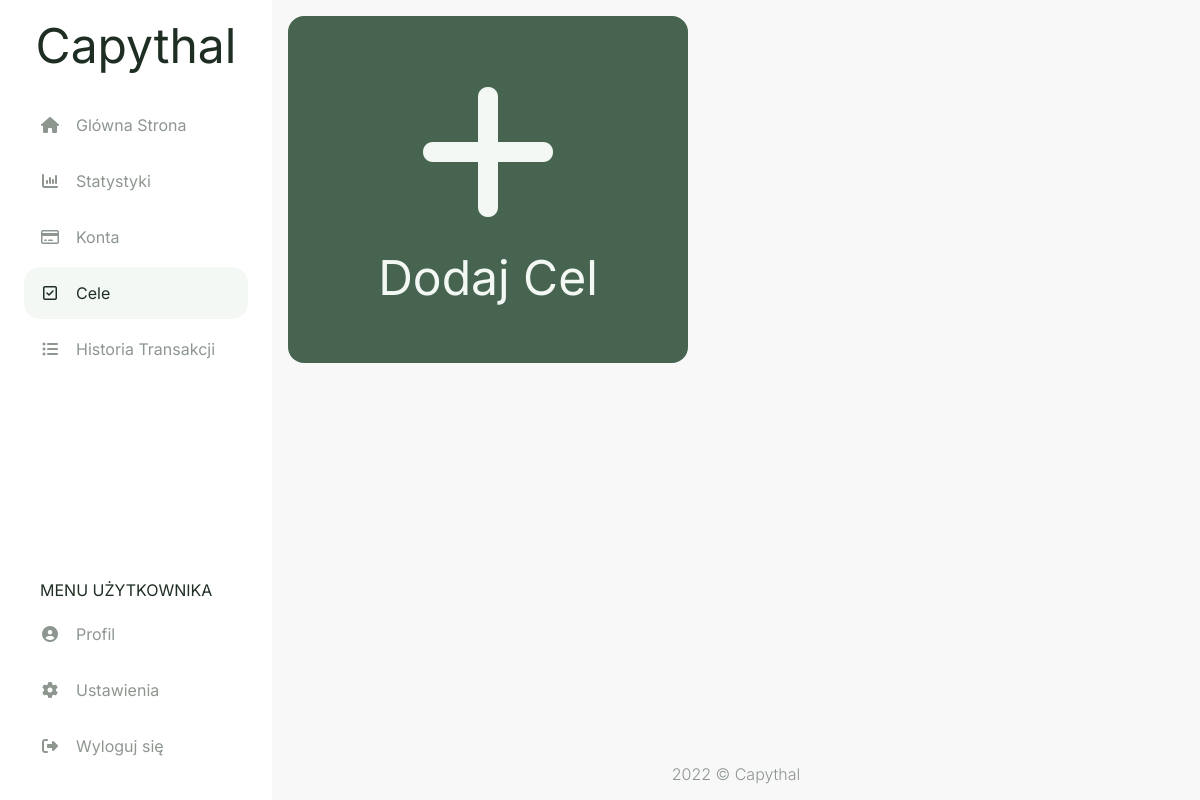
The page /goals (signed in) on the database as committed earlier.
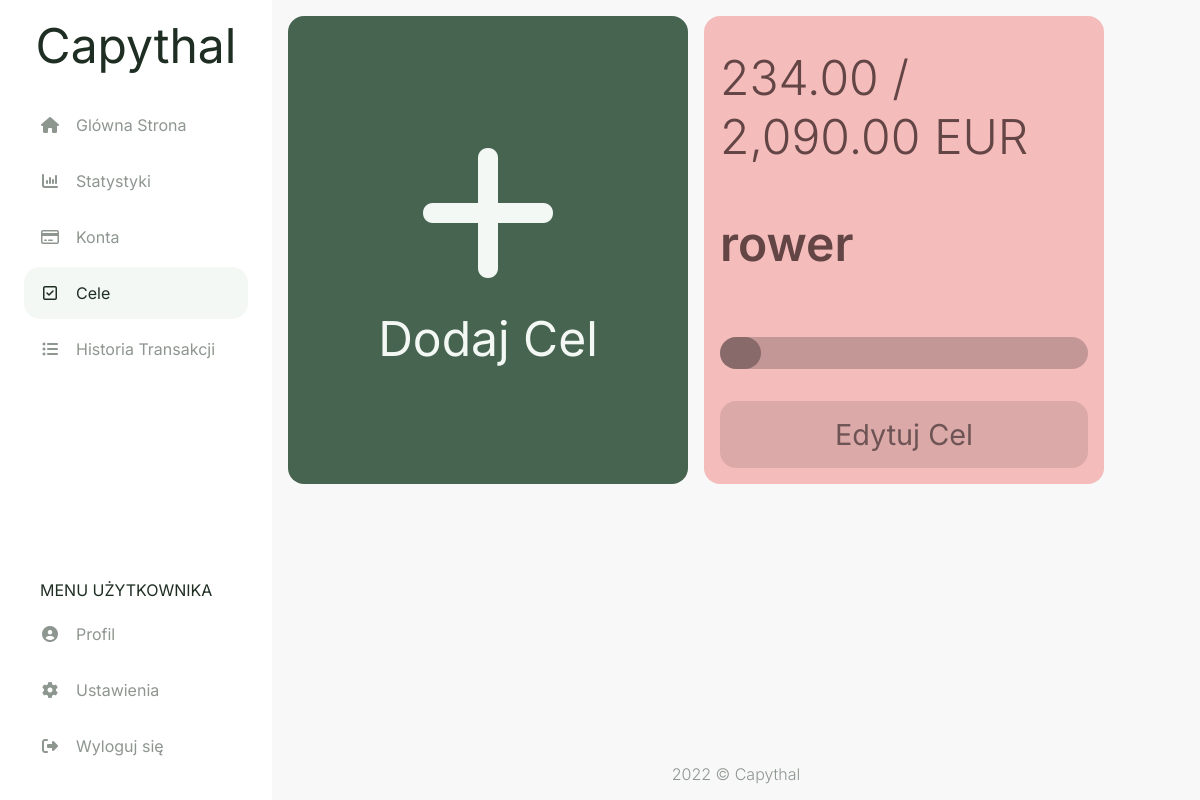
The same page on the database as committed later.
### capythal/models.py (models this page shows, shortened)
class goal(db.Model):
    id = db.Column(db.Integer, primary_key=True)
    account_id = db.Column(db.Integer, db.ForeignKey('account.id'), nullable=False)
    style_id = db.Column(db.Integer, db.ForeignKey('style.id'), nullable=False)
    name = db.Column(db.String(50), nullable=False)
    amount_req = db.Column(db.Numeric(12,2), nullable=False)
    amount_avb = db.Column(db.Numeric(12,2), nullable=False)

class currency(db.Model):
    id = db.Column(db.Integer, primary_key=True)
    name = db.Column(db.String(20), nullable=False)
    account = db.relationship("account", backref="currency", lazy=True)
    settings = db.relationship("settings", backref="currency", lazy=True)

### capythal/routes.py (the view, shortened to what this page needs)
@app.route('/goals', methods=['GET', 'POST'])
@login_required
def goals():
    form_add = addGoalForm()
    form_edit = editGoalForm()
    goals = db.session.query(goal,account,currency,style).join(account, goal.account_id==account.id).join(currency, currency.id==account.currency_id).join(style, goal.style_id==style.id).filter(account.user_id == current_user.id)
    user_accs = db.session.query(account,acc_type).join(acc_type).join(style).filter(account.user_id == current_user.id)
    accs_list = [(i.account.id, f"{i.account.fin_inst} - {i.acc_type.name}") for i in user_accs]
    form_add.account.choices = accs_list
    form_edit.account.choices = accs_list
    if form_add.submitNewGoal.data and form_add.validate():
        new_goal = goal(account_id = form_add.account.data, amount_req = form_add.amount_req.data, amount_avb = form_add.amount_avb.data, style_id = randint(1,10), name = form_add.name.data )
        db.session.add(new_goal)
        db.session.commit()
        return redirect(url_for('goals'))
    if form_edit.deleteGoal.data:
        db.session.execute(
            delete(goal)
            .where((goal.id == form_edit.goal_id.data)))
        db.session.commit()
        return redirect(url_for('goals'))
    return render_template("goals.html", goals = goals, form_add = form_add, form_edit = form_edit, accs_list = accs_list)

### capythal/models.py (called while the page is built)
@login_manager.user_loader
def load_user(user_id):
    return user.query.get(int(user_id))

### capythal/routes.py (called while the page is built)
@app.template_filter()
def currencyFormat(value):
    value = float(value)
    return "{:,.2f}".format(value)

### capythal/templates/goals.html (shortened to what this page needs)
{% extends "layout.html" %}
{% set active_page = "goals" %}
{% block head %}
  {{ super() }}
  <link rel="stylesheet" href="{{ url_for('static', filename='css/goals.css') }}">
  <link rel="stylesheet" href="{{ url_for('static', filename='css/modals/goal-modal.css') }}">
{% endblock %}
{% block content %}
<div class="goals-flexbox">
  {% if accs_list|length == 0 %}
  <div class="goal-add goal-add-disabled bg-main-btn fc-main-btn">
    <span class="fs-1">Aby móc dodać cel, utwórz <a href="{{ url_for('accounts') }}" class="acc-redirect">konto</a></span>
  </div>
  {% else %}
  <a href="#modal-add" class="goal-add bg-main-btn fc-main-btn">
    <span class="goal-plus-sign fa fa-plus"></span>
    <span class="fs-1">Dodaj Cel</span>
  </a>
  {% endif %}
  {% for goal,account,currency,style in goals %}
    <div class="goal-info style-{{ style.name }}">
      <span class="fs-1 fw-light">{{ goal.amount_avb | currencyFormat }} / {{ goal.amount_req | currencyFormat }} {{ currency.name }}</span>
      <span class="fs-1 fw-semibold">{{ goal.name }}</span>
      <div class="goal-bottom">
        <progress class="goal-progress" value="{% if (goal.amount_avb / goal.amount_req) > 0.08 %}{{ goal.amount_avb }}{% else %}{{ goal.amount_req / 12 }}{% endif %}" max="{{ goal.amount_req }}"></progress>
        <a href="#modal{{ goal.id }}" class="goal-edit" value=1>
          <span class="fs-2">Edytuj Cel</span>
        </a>
      </div>
    </div>
  {% endfor %}
</div>
{% endblock %}

Rows that differ between the two databases and show on the page:
added goal: amount_avb "234.00", amount_req "2,090.00", name "EUR", name "rower", {{ goal.id }} 1 (drawn)
